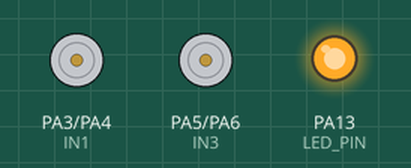
The sketch below on a simulated STM32 Blue Pill. Shown: motor-driver pin pairs drawn as motors (green arrow = first pin HIGH = forward, orange = second pin HIGH = backward, longer = more drive, scaled by the enable pin), output pins drawn as LEDs (lit = HIGH). What the sketch prints to the serial monitor is not drawn.

Above: at 2.5 s.
At 4.5 s:
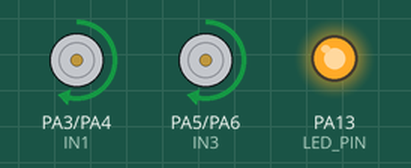
At 6.5 s:
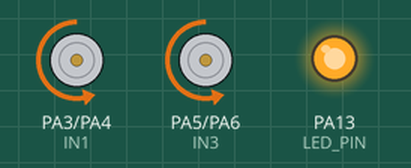
At 8.5 s:
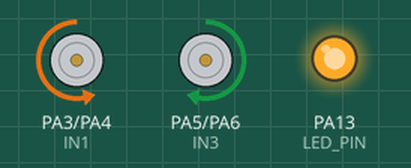
At 10.5 s:
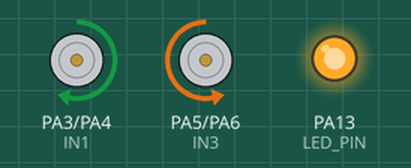
At 13.55 s:
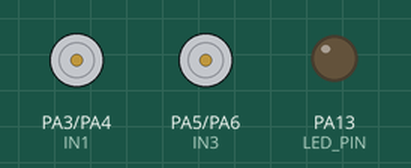
Timing chart, 0 to 14.5 s (numbered marks = the images above):
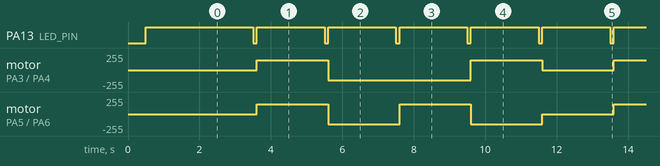

The sketch:

STM-MotorTest.ino
```cpp
/* STM32 Blue Pill
 * Motor Controller Test Program
 * Using L298N motor driver
 */

#include <Arduino.h>

// Pin definitions for L298N motor driver (using A1, A2, A3, A4)

#define ENA PA1  // PWM control for left motors
#define ENB PA2  // PWM control for right motors
#define IN1 PA3  // Left motors direction 1
#define IN2 PA4  // Left motors direction 2
#define IN3 PA5  // Right motors direction 1
#define IN4 PA6  // Right motors direction 2

// Define onboard LED pin
#define LED_PIN PA13  // Onboard LED on STM32 Blue Pill

// PWM frequency and resolution settings
const int PWM_FREQ = 5000; // 5 kHz PWM frequency
// Removed conflicting PWM_RESOLUTION variable since it's already defined in pins_arduino.h
// The STM32 Arduino core already defines PWM_RESOLUTION as 8 bits

// Motor speed variables
int baseSpeed = 150;  // Base speed for motors, range 0-255

// Test sequence status
int testSequence = 0;
unsigned long testTimer = 0;
bool testRunning = true;

void setup() {
    // Initialize Serial for debugging
    Serial.begin(115200);
    Serial.println("Motor Test Starting...");

    // Initialize motor control pins
    pinMode(IN1, OUTPUT);
    pinMode(IN2, OUTPUT);
    pinMode(IN3, OUTPUT);
    pinMode(IN4, OUTPUT);

    // Initialize PWM pins with correct frequency
    pinMode(ENA, OUTPUT);
    pinMode(ENB, OUTPUT);

    // Make sure PWM is off initially
    analogWrite(ENA, 0);
    analogWrite(ENB, 0);

    // Set all direction pins to LOW initially
    digitalWrite(IN1, LOW);
    digitalWrite(IN2, LOW);
    digitalWrite(IN3, LOW);
    digitalWrite(IN4, LOW);

    // Initialize LED pin
    pinMode(LED_PIN, OUTPUT);
    digitalWrite(LED_PIN, HIGH);  // LED is active LOW on STM32 Blue Pill

    // Quick test of LED to show program is running
    digitalWrite(LED_PIN, LOW);
    delay(500);
    digitalWrite(LED_PIN, HIGH);

    // Small delay before starting motor tests
    delay(1000);

    Serial.println("Setup complete, beginning motor tests...");
    testTimer = millis();
}

void loop() {
    // Change test sequence every 2 seconds
    if (millis() - testTimer >= 2000) {
        testTimer = millis();
        testSequence++;
        if (testSequence > 5) {
            testSequence = 1;  // Reset to first test
        }

        // Blink LED to indicate new test sequence
        digitalWrite(LED_PIN, LOW);  // LED on
        delay(100);
        digitalWrite(LED_PIN, HIGH); // LED off
    }

    // Execute current test sequence
    switch (testSequence) {
        case 1:  // Forward
            moveForward();
            break;
        case 2:  // Backward
            moveBackward();
            break;
        case 3:  // Turn left
            turnLeft();
            break;
        case 4:  // Turn right
            turnRight();
            break;
        case 5:  // Stop
            stopMotors();
            break;
    }
}

void moveForward() {
    digitalWrite(IN1, HIGH);
    digitalWrite(IN2, LOW);
    digitalWrite(IN3, HIGH);
    digitalWrite(IN4, LOW);
    analogWrite(ENA, baseSpeed);
    analogWrite(ENB, baseSpeed);
}

void moveBackward() {
    digitalWrite(IN1, LOW);
    digitalWrite(IN2, HIGH);
    digitalWrite(IN3, LOW);
    digitalWrite(IN4, HIGH);
    analogWrite(ENA, baseSpeed);
    analogWrite(ENB, baseSpeed);
}

void turnLeft() {
    digitalWrite(IN1, LOW);
    digitalWrite(IN2, HIGH);
    digitalWrite(IN3, HIGH);
    digitalWrite(IN4, LOW);
    analogWrite(ENA, baseSpeed);
    analogWrite(ENB, baseSpeed);
}

void turnRight() {
    digitalWrite(IN1, HIGH);
    digitalWrite(IN2, LOW);
    digitalWrite(IN3, LOW);
    digitalWrite(IN4, HIGH);
    analogWrite(ENA, baseSpeed);
    analogWrite(ENB, baseSpeed);
}

void stopMotors() {
    digitalWrite(IN1, LOW);
    digitalWrite(IN2, LOW);
    digitalWrite(IN3, LOW);
    digitalWrite(IN4, LOW);
    analogWrite(ENA, 0);
    analogWrite(ENB, 0);
}
```

Measured:
- by itself, PA13 (LED_PIN): alternates HIGH for 1.9 s and LOW for 0.10 s
- by itself, motor on PA3 (IN1) / PA4 (IN2): repeats every 10.0 s: backward 150/255 4.0 s, forward 150/255 2.0 s, stopped 2.0 s, forward 150/255 2.0 s
- by itself, motor on PA5 (IN3) / PA6 (IN4): repeats every 10.0 s: backward 150/255 2.0 s, forward 150/255 2.0 s, backward 150/255 2.0 s, stopped 2.0 s, forward 150/255 2.0 s
